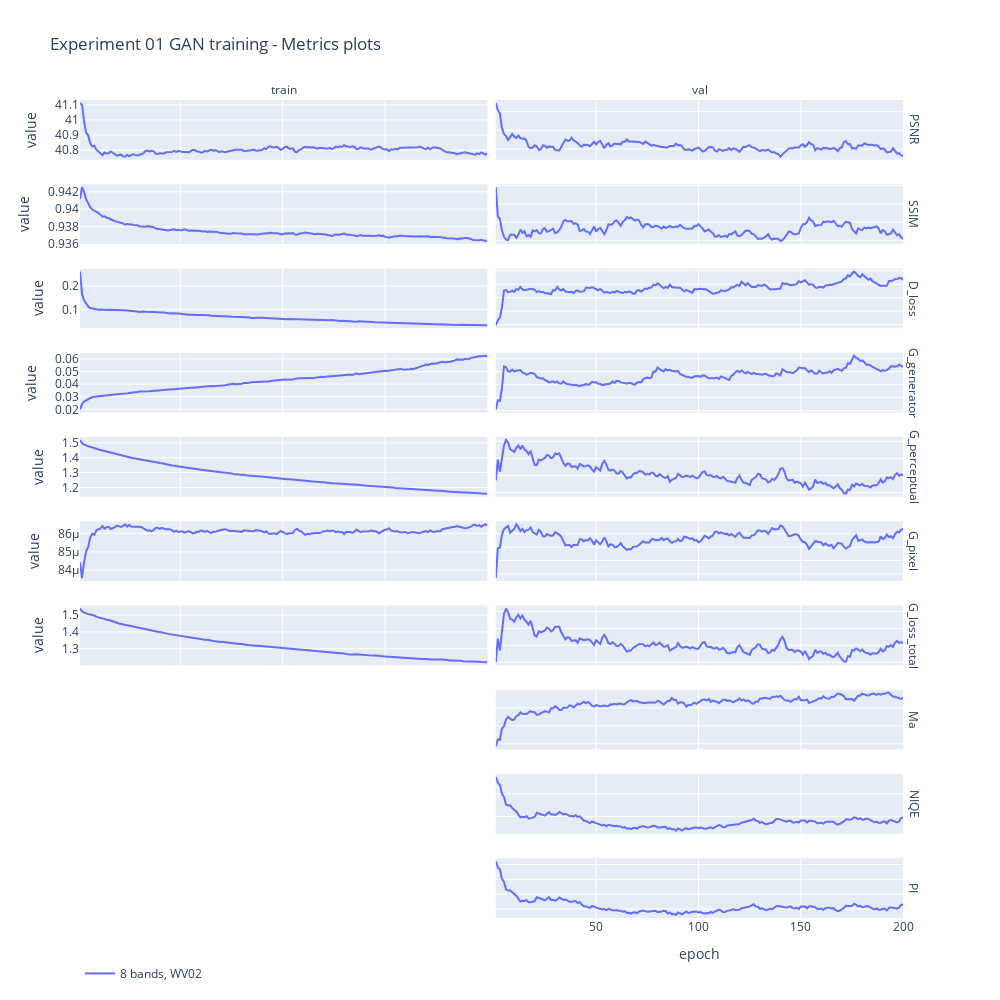

Notebook code cell kept with this figure:
### Code cell
if SMOOTH:
    y = [metric + '-smooth' for metric in METRICS]
else:
    y = METRICS

fig = px.line(metric_df, 
              x='epoch', 
              y=y, 
              color='label', 
              #range_y=(29,44), 
              title='Experiment 01 GAN training - Metrics plots', 
              facet_col='train_val',
              facet_row='metric',
              facet_col_spacing=0.01,
              line_dash='sensor', 
              line_dash_sequence=['solid', 'dot'], 
              render_mode='svg',
              width=1000,
              height=1000
             )
fig.update_layout(legend_title_text='')
fig.for_each_annotation(lambda a: a.update(text=a.text.split("=")[-1]))
fig.update_yaxes(matches=None)
#fig.layout.yaxis1.range = [0.005, 0.035]
#fig.layout.yaxis2.range = [0.005, 0.035]
#fig.layout.yaxis3.range = [0.7, 1]
#fig.layout.yaxis4.range = [0.7, 1]
#fig.layout.yaxis5.range = [30, 44]
#fig.layout.yaxis6.range = [30, 44]
fig.layout.yaxis1.title=''
fig.layout.yaxis3.title=''
fig.layout.yaxis5.title=''
fig.update_layout(legend=dict(
    orientation="h",
    yanchor="top",
    y=-0.05,
    xanchor="left",
    x=0
))

fig.show()
